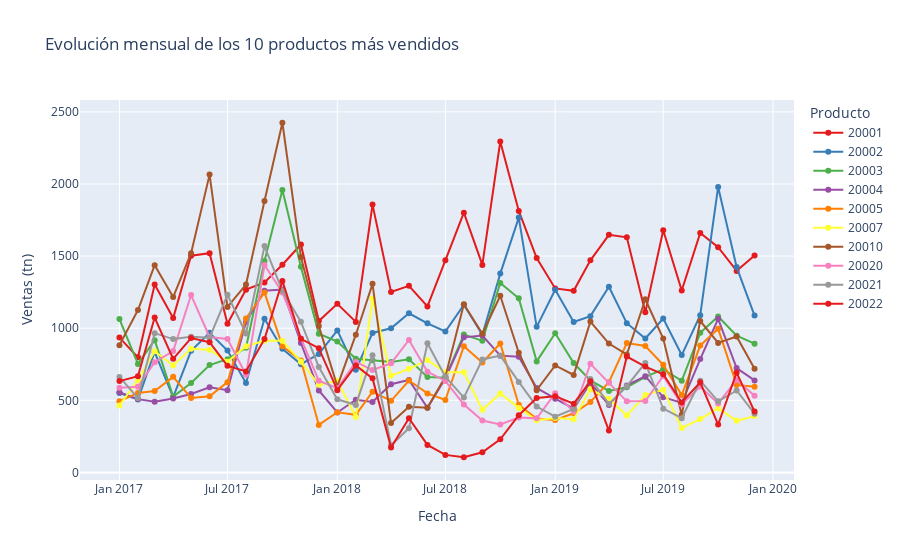

This figure's notebook cell:
### Code cell
import pandas as pd
import plotly.express as px

# 1. Agrupás por mes y producto
df_prod = df.groupby(['periodo', 'product_id'])['tn'].sum().reset_index()

# 2. Elegís los 10 productos con más ventas totales
top = df_prod.groupby('product_id')['tn'].sum().sort_values(ascending=False).head(10)
top_productos = top.index.astype(str)  # Convertí a string por si acaso

print("Top 10 productos:", top_productos.tolist())

# 3. Filtrás solo esos productos
df_top = df_prod[df_prod['product_id'].astype(str).isin(top_productos)].copy()
df_top['product_id'] = df_top['product_id'].astype(str)

print("Cantidad de filas en df_top:", len(df_top))
print("Productos únicos en df_top:", df_top['product_id'].unique())

# 4. Graficás con Plotly
fig = px.line(
    df_top,
    x='periodo',
    y='tn',
    color='product_id',
    markers=True,
    title='Evolución mensual de los 10 productos más vendidos',
    labels={'tn': 'Ventas (tn)', 'periodo': 'Fecha', 'product_id': 'Producto'},
    color_discrete_sequence=px.colors.qualitative.Set1
)

fig.write_html("grafico_productos_colores.html")
fig.show()

### Figure 1 — Plotly figure (JSON) as saved in the notebook; plotly's stock layout.template omitted (floating-point values rounded to 4 significant figures)
{"data": [{"hovertemplate": "Producto=20001<br>Fecha=%{x}<br>Ventas (tn)=%{y}<extra></extra>", "legendgroup": "20001", "line": {"color": "rgb(228,26,28)", "dash": "solid"}, "marker": {"symbol": "circle"}, "mode": "lines+markers", "name": "20001", "orientation": "v", "showlegend": true, "type": "scatter", "x": ["2017-01-01", "2017-02-01", "2017-03-01", "2017-04-01", "2017-05-01", "2017-06-01", "2017-07-01", "2017-08-01", "2017-09-01", "2017-10-01", "2017-11-01", "2017-12-01", "2018-01-01", "2018-02-01", "2018-03-01", "2018-04-01", "2018-05-01", "2018-06-01", "2018-07-01", "2018-08-01", "2018-09-01", "2018-10-01", "2018-11-01", "2018-12-01", "2019-01-01", "2019-02-01", "2019-03-01", "2019-04-01", "2019-05-01", "2019-06-01", "2019-07-01", "2019-08-01", "2019-09-01", "2019-10-01", "2019-11-01", "2019-12-01"], "xaxis": "x", "y": [934.8, 798.0, 1303.0, 1070.0, 1502.0, 1520.0, 1031.0, 1267.0, 1317.0, 1440.0, 1580.0, 1049.0, 1169.0, 1044.0, 1857.0, 1251.0, 1294.0, 1151.0, 1470.0, 1801.0, 1439.0, 2295.0, 1813.0, 1487.0, 1276.0, 1259.0, 1471.0, 1648.0, 1630.0, 1110.0, 1679.0, 1261.0, 1660.0, 1562.0, 1397.0, 1505.0], "yaxis": "y"}, {"hovertemplate": "Producto=20002<br>Fecha=%{x}<br>Ventas (tn)=%{y}<extra></extra>", "legendgroup": "20002", "line": {"color": "rgb(55,126,184)", "dash": "solid"}, "marker": {"symbol": "circle"}, "mode": "lines+markers", "name": "20002", "orientation": "v", "showlegend": true, "type": "scatter", "x": ["2017-01-01", "2017-02-01", "2017-03-01", "2017-04-01", "2017-05-01", "2017-06-01", "2017-07-01", "2017-08-01", "2017-09-01", "2017-10-01", "2017-11-01", "2017-12-01", "2018-01-01", "2018-02-01", "2018-03-01", "2018-04-01", "2018-05-01", "2018-06-01", "2018-07-01", "2018-08-01", "2018-09-01", "2018-10-01", "2018-11-01", "2018-12-01", "2019-01-01", "2019-02-01", "2019-03-01", "2019-04-01", "2019-05-01", "2019-06-01", "2019-07-01", "2019-08-01", "2019-09-01", "2019-10-01", "2019-11-01", "2019-12-01"], "xaxis": "x", "y": [550.2, 505.9, 834.7, 522.4, 843.4, 968.2, 845.4, 619.7, 1065.0, 857.5, 750.4, 820.6, 984.8, 712.0, 966.9, 999.2, 1103.0, 1034.0, 977.4, 1162.0, 954.2, 1378.0, 1767.0, 1009.0, 1267.0, 1043.0, 1084.0, 1288.0, 1035.0, 928.4, 1066.0, 813.8, 1090.0, 1980.0, 1424.0, 1087.0], "yaxis": "y"}, {"hovertemplate": "Producto=20003<br>Fecha=%{x}<br>Ventas (tn)=%{y}<extra></extra>", "legendgroup": "20003", "line": {"color": "rgb(77,175,74)", "dash": "solid"}, "marker": {"symbol": "circle"}, "mode": "lines+markers", "name": "20003", "orientation": "v", "showlegend": true, "type": "scatter", "x": ["2017-01-01", "2017-02-01", "2017-03-01", "2017-04-01", "2017-05-01", "2017-06-01", "2017-07-01", "2017-08-01", "2017-09-01", "2017-10-01", "2017-11-01", "2017-12-01", "2018-01-01", "2018-02-01", "2018-03-01", "2018-04-01", "2018-05-01", "2018-06-01", "2018-07-01", "2018-08-01", "2018-09-01", "2018-10-01", "2018-11-01", "2018-12-01", "2019-01-01", "2019-02-01", "2019-03-01", "2019-04-01", "2019-05-01", "2019-06-01", "2019-07-01", "2019-08-01", "2019-09-01", "2019-10-01", "2019-11-01", "2019-12-01"], "xaxis": "x", "y": [1063.0, 752.1, 917.2, 525.8, 620.5, 744.1, 785.1, 864.2, 1466.0, 1959.0, 1426.0, 961.7, 907.6, 788.3, 778.6, 765.5, 784.4, 660.7, 656.2, 956.0, 912.3, 1313.0, 1207.0, 769.8, 964.8, 758.3, 638.0, 565.3, 590.1, 662.4, 715.2, 635.6, 967.8, 1081.0, 948.3, 892.5], "yaxis": "y"}, {"hovertemplate": "Producto=20004<br>Fecha=%{x}<br>Ventas (tn)=%{y}<extra></extra>", "legendgroup": "20004", "line": {"color": "rgb(152,78,163)", "dash": "solid"}, "marker": {"symbol": "circle"}, "mode": "lines+markers", "name": "20004", "orientation": "v", "showlegend": true, "type": "scatter", "x": ["2017-01-01", "2017-02-01", "2017-03-01", "2017-04-01", "2017-05-01", "2017-06-01", "2017-07-01", "2017-08-01", "2017-09-01", "2017-10-01", "2017-11-01", "2017-12-01", "2018-01-01", "2018-02-01", "2018-03-01", "2018-04-01", "2018-05-01", "2018-06-01", "2018-07-01", "2018-08-01", "2018-09-01", "2018-10-01", "2018-11-01", "2018-12-01", "2019-01-01", "2019-02-01", "2019-03-01", "2019-04-01", "2019-05-01", "2019-06-01", "2019-07-01", "2019-08-01", "2019-09-01", "2019-10-01", "2019-11-01", "2019-12-01"], "xaxis": "x", "y": [555.9, 508.2, 489.9, 512.1, 543.4, 590.5, 569.9, 1043.0, 1260.0, 1268.0, 897.4, 568.8, 415.5, 503.7, 488.9, 611.5, 641.4, 447.8, 653.4, 936.4, 948.9, 809.7, 802.3, 585.6, 511.3, 441.7, 619.8, 466.7, 603.3, 667.2, 521.7, 482.1, 786.2, 1065.0, 723.9, 637.9], "yaxis": "y"}, {"hovertemplate": "Producto=20005<br>Fecha=%{x}<br>Ventas (tn)=%{y}<extra></extra>", "legendgroup": "20005", "line": {"color": "rgb(255,127,0)", "dash": "solid"}, "marker": {"symbol": "circle"}, "mode": "lines+markers", "name": "20005", "orientation": "v", "showlegend": true, "type": "scatter", "x": ["2017-01-01", "2017-02-01", "2017-03-01", "2017-04-01", "2017-05-01", "2017-06-01", "2017-07-01", "2017-08-01", "2017-09-01", "2017-10-01", "2017-11-01", "2017-12-01", "2018-01-01", "2018-02-01", "2018-03-01", "2018-04-01", "2018-05-01", "2018-06-01", "2018-07-01", "2018-08-01", "2018-09-01", "2018-10-01", "2018-11-01", "2018-12-01", "2019-01-01", "2019-02-01", "2019-03-01", "2019-04-01", "2019-05-01", "2019-06-01", "2019-07-01", "2019-08-01", "2019-09-01", "2019-10-01", "2019-11-01", "2019-12-01"], "xaxis": "x", "y": [494.3, 551.4, 563.9, 662.6, 515.6, 528.6, 625.8, 1068.0, 1248.0, 875.1, 776.8, 329.4, 417.5, 399.2, 560.0, 496.4, 637.1, 547.6, 502.3, 874.9, 761.8, 893.7, 469.3, 372.6, 363.6, 409.9, 488.2, 625.0, 897.3, 876.4, 745.7, 536.7, 879.5, 996.8, 606.9, 593.2], "yaxis": "y"}, {"hovertemplate": "Producto=20007<br>Fecha=%{x}<br>Ventas (tn)=%{y}<extra></extra>", "legendgroup": "20007", "line": {"color": "rgb(255,255,51)", "dash": "solid"}, "marker": {"symbol": "circle"}, "mode": "lines+markers", "name": "20007", "orientation": "v", "showlegend": true, "type": "scatter", "x": ["2017-01-01", "2017-02-01", "2017-03-01", "2017-04-01", "2017-05-01", "2017-06-01", "2017-07-01", "2017-08-01", "2017-09-01", "2017-10-01", "2017-11-01", "2017-12-01", "2018-01-01", "2018-02-01", "2018-03-01", "2018-04-01", "2018-05-01", "2018-06-01", "2018-07-01", "2018-08-01", "2018-09-01", "2018-10-01", "2018-11-01", "2018-12-01", "2019-01-01", "2019-02-01", "2019-03-01", "2019-04-01", "2019-05-01", "2019-06-01", "2019-07-01", "2019-08-01", "2019-09-01", "2019-10-01", "2019-11-01", "2019-12-01"], "xaxis": "x", "y": [464.7, 638.6, 840.8, 741.2, 858.0, 850.8, 767.2, 874.9, 912.1, 912.9, 768.0, 607.5, 635.3, 383.8, 1205.0, 670.2, 718.1, 778.8, 694.9, 694.5, 434.3, 547.7, 447.3, 361.8, 377.7, 368.8, 576.2, 511.5, 394.7, 536.1, 573.4, 307.8, 369.7, 445.3, 357.9, 390.4], "yaxis": "y"}, {"hovertemplate": "Producto=20010<br>Fecha=%{x}<br>Ventas (tn)=%{y}<extra></extra>", "legendgroup": "20010", "line": {"color": "rgb(166,86,40)", "dash": "solid"}, "marker": {"symbol": "circle"}, "mode": "lines+markers", "name": "20010", "orientation": "v", "showlegend": true, "type": "scatter", "x": ["2017-01-01", "2017-02-01", "2017-03-01", "2017-04-01", "2017-05-01", "2017-06-01", "2017-07-01", "2017-08-01", "2017-09-01", "2017-10-01", "2017-11-01", "2017-12-01", "2018-01-01", "2018-02-01", "2018-03-01", "2018-04-01", "2018-05-01", "2018-06-01", "2018-07-01", "2018-08-01", "2018-09-01", "2018-10-01", "2018-11-01", "2018-12-01", "2019-01-01", "2019-02-01", "2019-03-01", "2019-04-01", "2019-05-01", "2019-06-01", "2019-07-01", "2019-08-01", "2019-09-01", "2019-10-01", "2019-11-01", "2019-12-01"], "xaxis": "x", "y": [882.5, 1126.0, 1437.0, 1215.0, 1520.0, 2065.0, 1148.0, 1303.0, 1882.0, 2424.0, 1494.0, 1015.0, 596.5, 955.0, 1308.0, 343.5, 454.5, 447.8, 663.9, 1166.0, 961.2, 1225.0, 830.0, 570.1, 741.5, 675.5, 1046.0, 893.4, 816.8, 1201.0, 927.8, 399.7, 1050.0, 897.6, 941.9, 719.2], "yaxis": "y"}, {"hovertemplate": "Producto=20020<br>Fecha=%{x}<br>Ventas (tn)=%{y}<extra></extra>", "legendgroup": "20020", "line": {"color": "rgb(247,129,191)", "dash": "solid"}, "marker": {"symbol": "circle"}, "mode": "lines+markers", "name": "20020", "orientation": "v", "showlegend": true, "type": "scatter", "x": ["2017-01-01", "2017-02-01", "2017-03-01", "2017-04-01", "2017-05-01", "2017-06-01", "2017-07-01", "2017-08-01", "2017-09-01", "2017-10-01", "2017-11-01", "2017-12-01", "2018-01-01", "2018-02-01", "2018-03-01", "2018-04-01", "2018-05-01", "2018-06-01", "2018-07-01", "2018-08-01", "2018-09-01", "2018-10-01", "2018-11-01", "2018-12-01", "2019-01-01", "2019-02-01", "2019-03-01", "2019-04-01", "2019-05-01", "2019-06-01", "2019-07-01", "2019-08-01", "2019-09-01", "2019-10-01", "2019-11-01", "2019-12-01"], "xaxis": "x", "y": [586.8, 594.0, 764.6, 841.3, 1230.0, 939.3, 925.4, 677.7, 1438.0, 1247.0, 929.0, 636.3, 583.8, 766.1, 709.9, 756.4, 918.4, 698.0, 634.2, 471.3, 359.7, 332.6, 380.0, 374.7, 548.9, 421.5, 753.4, 624.1, 492.7, 495.3, 668.3, 471.1, 595.6, 478.4, 641.0, 532.1], "yaxis": "y"}, {"hovertemplate": "Producto=20021<br>Fecha=%{x}<br>Ventas (tn)=%{y}<extra></extra>", "legendgroup": "20021", "line": {"color": "rgb(153,153,153)", "dash": "solid"}, "marker": {"symbol": "circle"}, "mode": "lines+markers", "name": "20021", "orientation": "v", "showlegend": true, "type": "scatter", "x": ["2017-01-01", "2017-02-01", "2017-03-01", "2017-04-01", "2017-05-01", "2017-06-01", "2017-07-01", "2017-08-01", "2017-09-01", "2017-10-01", "2017-11-01", "2017-12-01", "2018-01-01", "2018-02-01", "2018-03-01", "2018-04-01", "2018-05-01", "2018-06-01", "2018-07-01", "2018-08-01", "2018-09-01", "2018-10-01", "2018-11-01", "2018-12-01", "2019-01-01", "2019-02-01", "2019-03-01", "2019-04-01", "2019-05-01", "2019-06-01", "2019-07-01", "2019-08-01", "2019-09-01", "2019-10-01", "2019-11-01", "2019-12-01"], "xaxis": "x", "y": [662.3, 514.6, 965.5, 924.4, 939.9, 934.0, 1231.0, 963.2, 1569.0, 1259.0, 1044.0, 731.0, 507.0, 468.1, 811.9, 188.3, 306.6, 895.2, 664.4, 518.9, 783.1, 809.7, 627.3, 456.5, 386.2, 439.8, 648.3, 475.0, 597.6, 758.8, 442.1, 375.5, 636.0, 492.8, 568.3, 407.5], "yaxis": "y"}, {"hovertemplate": "Producto=20022<br>Fecha=%{x}<br>Ventas (tn)=%{y}<extra></extra>", "legendgroup": "20022", "line": {"color": "rgb(228,26,28)", "dash": "solid"}, "marker": {"symbol": "circle"}, "mode": "lines+markers", "name": "20022", "orientation": "v", "showlegend": true, "type": "scatter", "x": ["2017-01-01", "2017-02-01", "2017-03-01", "2017-04-01", "2017-05-01", "2017-06-01", "2017-07-01", "2017-08-01", "2017-09-01", "2017-10-01", "2017-11-01", "2017-12-01", "2018-01-01", "2018-02-01", "2018-03-01", "2018-04-01", "2018-05-01", "2018-06-01", "2018-07-01", "2018-08-01", "2018-09-01", "2018-10-01", "2018-11-01", "2018-12-01", "2019-01-01", "2019-02-01", "2019-03-01", "2019-04-01", "2019-05-01", "2019-06-01", "2019-07-01", "2019-08-01", "2019-09-01", "2019-10-01", "2019-11-01", "2019-12-01"], "xaxis": "x", "y": [633.1, 666.6, 1074.0, 787.4, 931.9, 903.0, 738.8, 700.6, 925.1, 1328.0, 926.6, 861.3, 570.5, 741.5, 652.1, 173.1, 375.5, 190.5, 121.5, 105.1, 139.4, 229.7, 396.9, 515.6, 528.6, 476.7, 632.1, 290.3, 803.6, 733.7, 680.3, 485.1, 624.3, 332.1, 692.4, 421.7], "yaxis": "y"}], "layout": {"legend": {"title": {"text": "Producto"}, "tracegroupgap": 0}, "title": {"text": "Evolución mensual de los 10 productos más vendidos"}, "xaxis": {"anchor": "y", "domain": [0, 1], "title": {"text": "Fecha"}}, "yaxis": {"anchor": "x", "domain": [0, 1], "title": {"text": "Ventas (tn)"}}}}
